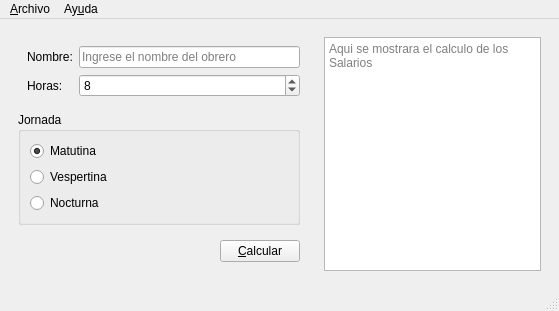
<?xml version="1.0" encoding="UTF-8"?>
<ui version="4.0">
 <class>Salarios</class>
 <widget class="QMainWindow" name="Salarios">
  <property name="geometry">
   <rect>
    <x>0</x>
    <y>0</y>
    <width>559</width>
    <height>296</height>
   </rect>
  </property>
  <property name="windowTitle">
   <string>Salarios</string>
  </property>
  <property name="windowIcon">
   <iconset resource="Resources.qrc">
    <normaloff>:/Resources/salario.png</normaloff>:/Resources/salario.png</iconset>
  </property>
  <widget class="QWidget" name="centralwidget">
   <layout class="QHBoxLayout" name="horizontalLayout_2">
    <item>
     <widget class="QWidget" name="widget" native="true">
      <property name="sizePolicy">
       <sizepolicy hsizetype="Fixed" vsizetype="Preferred">
        <horstretch>0</horstretch>
        <verstretch>0</verstretch>
       </sizepolicy>
      </property>
      <property name="minimumSize">
       <size>
        <width>300</width>
        <height>0</height>
       </size>
      </property>
      <layout class="QVBoxLayout" name="verticalLayout_2">
       <item>
        <widget class="QWidget" name="widget_3" native="true">
         <layout class="QFormLayout" name="formLayout">
          <property name="leftMargin">
           <number>9</number>
          </property>
          <property name="rightMargin">
           <number>0</number>
          </property>
          <item row="0" column="0">
           <widget class="QLabel" name="label">
            <property name="text">
             <string>Nombre:</string>
            </property>
           </widget>
          </item>
          <item row="0" column="1">
           <widget class="QLineEdit" name="inNombre">
            <property name="placeholderText">
             <string>Ingrese el nombre del obrero</string>
            </property>
           </widget>
          </item>
          <item row="1" column="0">
           <widget class="QLabel" name="label_2">
            <property name="text">
             <string>Horas:</string>
            </property>
           </widget>
          </item>
          <item row="1" column="1">
           <widget class="QSpinBox" name="inHoras">
            <property name="minimum">
             <number>0</number>
            </property>
            <property name="maximum">
             <number>50</number>
            </property>
            <property name="singleStep">
             <number>2</number>
            </property>
            <property name="value">
             <number>8</number>
            </property>
           </widget>
          </item>
         </layout>
        </widget>
       </item>
       <item>
        <widget class="QGroupBox" name="groupBox">
         <property name="title">
          <string>Jornada</string>
         </property>
         <layout class="QVBoxLayout" name="verticalLayout">
          <item>
           <widget class="QRadioButton" name="inMatutino">
            <property name="text">
             <string>Matutina</string>
            </property>
            <property name="checkable">
             <bool>true</bool>
            </property>
            <property name="checked">
             <bool>true</bool>
            </property>
           </widget>
          </item>
          <item>
           <widget class="QRadioButton" name="inVespertina">
            <property name="text">
             <string>Vespertina</string>
            </property>
           </widget>
          </item>
          <item>
           <widget class="QRadioButton" name="inNocturna">
            <property name="text">
             <string>Nocturna</string>
            </property>
           </widget>
          </item>
         </layout>
        </widget>
       </item>
       <item>
        <widget class="QWidget" name="widget_4" native="true">
         <layout class="QHBoxLayout" name="horizontalLayout">
          <property name="topMargin">
           <number>9</number>
          </property>
          <property name="rightMargin">
           <number>0</number>
          </property>
          <item>
           <spacer name="horizontalSpacer">
            <property name="orientation">
             <enum>Qt::Horizontal</enum>
            </property>
            <property name="sizeHint" stdset="0">
             <size>
              <width>189</width>
              <height>20</height>
             </size>
            </property>
           </spacer>
          </item>
          <item>
           <widget class="QPushButton" name="cmdCalcular">
            <property name="text">
             <string>&amp;Calcular</string>
            </property>
           </widget>
          </item>
         </layout>
        </widget>
       </item>
       <item>
        <spacer name="verticalSpacer">
         <property name="orientation">
          <enum>Qt::Vertical</enum>
         </property>
         <property name="sizeHint" stdset="0">
          <size>
           <width>20</width>
           <height>28</height>
          </size>
         </property>
        </spacer>
       </item>
      </layout>
     </widget>
    </item>
    <item>
     <widget class="QWidget" name="widget_2" native="true">
      <layout class="QHBoxLayout" name="horizontalLayout_3">
       <item>
        <widget class="QPlainTextEdit" name="outResultado">
         <property name="readOnly">
          <bool>true</bool>
         </property>
         <property name="placeholderText">
          <string>Aqui se mostrara el calculo de los Salarios</string>
         </property>
        </widget>
       </item>
      </layout>
     </widget>
    </item>
   </layout>
  </widget>
  <widget class="QMenuBar" name="menubar">
   <property name="geometry">
    <rect>
     <x>0</x>
     <y>0</y>
     <width>559</width>
     <height>21</height>
    </rect>
   </property>
   <widget class="QMenu" name="menuArchivo">
    <property name="title">
     <string>&amp;Archivo</string>
    </property>
    <addaction name="actionNuevo"/>
    <addaction name="actionAbrir"/>
    <addaction name="actionGuaradar"/>
    <addaction name="separator"/>
    <addaction name="actionCalcular"/>
    <addaction name="separator"/>
    <addaction name="actionSalir"/>
   </widget>
   <widget class="QMenu" name="menuAyuda">
    <property name="title">
     <string>Ay&amp;uda</string>
    </property>
    <addaction name="actionAcerca_de_Salarios"/>
   </widget>
   <addaction name="menuArchivo"/>
   <addaction name="menuAyuda"/>
  </widget>
  <widget class="QStatusBar" name="statusbar"/>
  <action name="actionNuevo">
   <property name="text">
    <string>&amp;Nuevo</string>
   </property>
   <property name="shortcut">
    <string>Ctrl+N</string>
   </property>
  </action>
  <action name="actionAbrir">
   <property name="text">
    <string>&amp;Abrir</string>
   </property>
   <property name="shortcut">
    <string>Ctrl+O</string>
   </property>
  </action>
  <action name="actionGuaradar">
   <property name="text">
    <string>&amp;Guardar</string>
   </property>
   <property name="shortcut">
    <string>Ctrl+S</string>
   </property>
  </action>
  <action name="actionCalcular">
   <property name="text">
    <string>&amp;Calcular</string>
   </property>
   <property name="shortcut">
    <string>F1</string>
   </property>
  </action>
  <action name="actionSalir">
   <property name="text">
    <string>&amp;Salir</string>
   </property>
   <property name="shortcut">
    <string>Ctrl+Q</string>
   </property>
  </action>
  <action name="actionAcerca_de_Salarios">
   <property name="text">
    <string>&amp;Acerca de Salarios</string>
   </property>
  </action>
 </widget>
 <resources>
  <include location="Resources.qrc"/>
 </resources>
 <connections/>
</ui>
